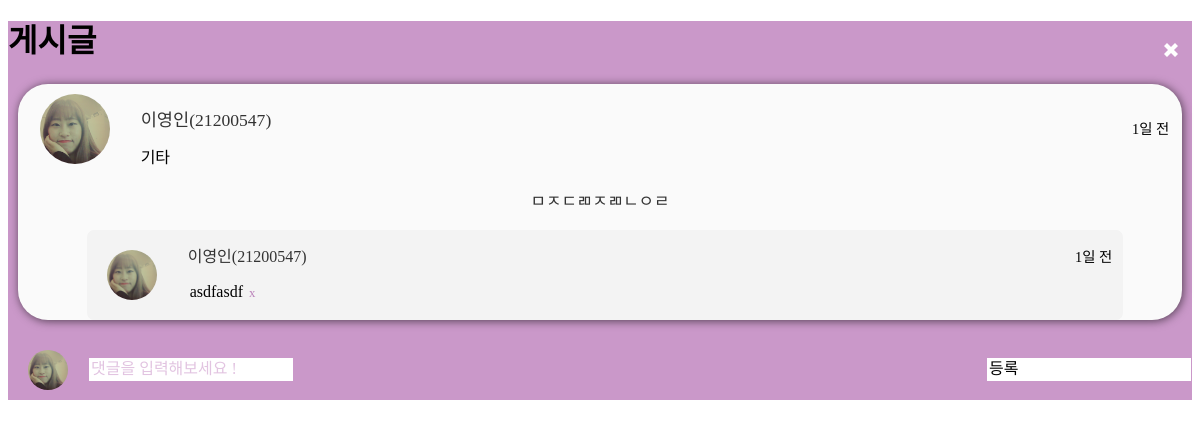
Before: /article/8 (signed in) with the older database file.
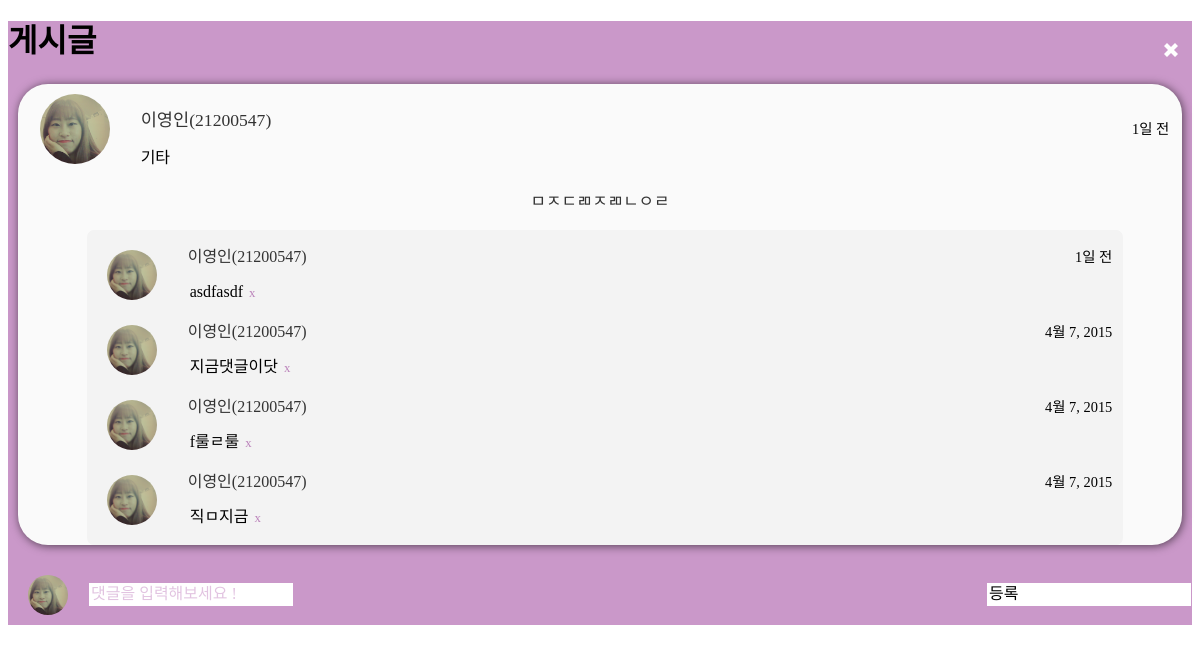
After: the same page with the newer database file.
### sns/models.py (models this page shows, shortened)
class Article(models.Model):
    datetime = models.DateTimeField(auto_now=True)
    student = models.ForeignKey(Student)
    category = models.ForeignKey(Category)
    content = models.TextField()
    def get_datetime(self):
        return get_date(self.datetime)
    def get_comments(self):
        return Comment.objects.filter(article=self)

class Student(models.Model):
    user = models.OneToOneField(User)
    phone = models.CharField(max_length=20, null=True, blank=True)
    is_public = models.BooleanField(default=False)
    area = models.ForeignKey(Area)
    image = models.ImageField(upload_to="profile", null=True, blank=True)
    def __str__(self):
        return self.get_name() + "(" + self.user.get_username() + ")"
    def get_name(self):
        return self.user.last_name + self.user.first_name
    def get_image(self):
        return self.image if self.image else "profile/default/avatar.png"

class Category(models.Model):
    name = models.CharField(max_length=30)
    type = models.CharField(max_length=30, default="default")
    def __str__(self):
        return self.name

class Comment(models.Model):
    datetime = models.DateTimeField(auto_now=True)
    student = models.ForeignKey(Student)
    article = models.ForeignKey(Article)
    content = models.CharField(max_length=400)
    def get_datetime(self):
        return get_date(self.datetime)

### sns/views.py (the view, shortened to what this page needs)
# urls.py: url(r'^article/(?P<pk>\d+)$', ArticleView.as_view(template_name="article_detail.html"), name="article"),
class ArticleView(CreateView):
    template_name = "article_detail.html"
    model = Comment
    form_class = CommentForm
    def get_user_image(self):
        user = Student.objects.get(user=self.request.user)
        return user.get_image()
    def get_context_data(self, **kwargs):
        context = super(ArticleView, self).get_context_data(**kwargs)
        context.update({"article": Article.objects.get(id=self.kwargs['pk'])})
        return context

### sns/forms.py
class CommentForm(forms.ModelForm):
    class Meta:
        model = Comment
        fields = '__all__'
        exclude = ['datetime', 'student', 'article']

### sns/models.py (called while the page is built)
def get_date(time):
    if(time.date() + timedelta(days=1)) == date.today():
        diff = timesince(time)
        if diff == '0분':
            return '방금 전'
        return '%s 전' % timesince(time).split(',')[0]
    else:
        return time.date() + timedelta(days=1)

### templates/article_detail.html (shortened to what this page needs)
{% extends 'base_newsfeed.html' %}
{% load staticfiles %}
{% block page_content %}
    <div data-role="header" class="newsfeed-header" data-position="inline">
        <a role="button" href="{% url "newsfeed" %}" id="back-button" class="ui-btn ui-corner-all ui-icon-delete ui-btn-icon-notext ui-btn-right"></a>
        <h1>게시글</h1>
    </div>
    <div data-role="content" class="css-page-box">
        <div class="detail-box">
            <table>
                <tr>
                    <td rowspan="2" class="detail-user-image user-image">
                        <div class="image">
                            <img src="{{ MEDIA_URL }}{{ article.student.get_image}}" width="70"/>
                        </div>
                    </td>
                    <td class="article-user-id">
                        <a href="{% url "mypage" article.student.id %}" class="article-user-id">{{ article.student }}</a>
                    </td>
                    <td rowspan="2">
                        <label class="article-time">{{ article.get_datetime }}</label>
                    </td>
                </tr>
                <tr>
                    <td>
                        <label>{{ article.category }}</label>
                    </td>
                </tr>
            </table>
            <div class="detail-content">
                <p class="div-fill">{{ article.content }}</p>
            </div>
            {% if article.get_comments %}
                <div class="comment-box">
                    {% for comment in article.get_comments %}
                        {% include "comment_box.html" with comment=comment %}
                    {% endfor %}
                </div>
            {% endif %}
        </div>
    </div>
    <div data-role="footer" data-position="fixed" data-fullscreen="true">
        <div data-role="navbar">
            <form action="{% url "article" article.id %}" method="post" enctype="multipart/form-data">
                <table>
                    <tr>
                        <td class="comment-image user-image">
                            <div class="image">
                                <img src="{{ MEDIA_URL }}{{ view.get_user_image }}" width="40"/>
                            </div>
                        </td>
                        <td class="comment-input">
                            {{ form.content }}
                        </td>
                        <td class="comment-submit">
                            <input readonly class="comment-write" value="등록" type="text" onclick="$(this).closest('form').submit()"/>
                        </td>
                    </tr>
                </table>
            </form>
        </div>
    </div>
{% endblock %}

### templates/base_newsfeed.html (shortened to what this page needs)
{% load staticfiles %}
<!DOCTYPE html>
<html lang="kr">
<head>
    <link rel="stylesheet" type="text/css" href="{% static "css/newsfeed.css" %}"/>
    <link rel="stylesheet" type="text/css" href="{% static "css/jquery.mobile-1.4.5.min.css" %}"/>
    <link rel='stylesheet' type='text/css' href="{% static "css/tabulous.css" %}"/>
</head>
<body>
<div data-role="page" id="page" style="min-width: 350px">
    <div id="wrapper">
        {% block page_content %}
        {% endblock %}
    </div>
</div>
</body>
</html>

### templates/comment_box.html
{% load staticfiles %}
<div class="comment-profile">
    <table>
        <tr>
            <td rowspan="2" class="article-user-image user-image">
                <div class="image">
                    <img src="{{ MEDIA_URL }}{{ comment.student.get_image}}" width="50"/>
                </div>
            </td>
            <td class="comment-user-id">
                <a href="{% url "mypage" comment.student.id %}">{{ article.student }}</a>
            </td>
            <td>
                <label class="article-time">{{ comment.get_datetime }}</label>
            </td>
        </tr>
        <tr>
            <td colspan="2">
                <label class="comment-content">
                    {{ comment.content }}
                    {% if comment.student == user.student %}
                        <a href="{% url "comment-delete" comment.id %}" class="comment-del">x</a>
                    {% endif %}
                </label>
            </td>
        </tr>
    </table>
</div>

### resources/static/css/newsfeed.css (style rules this page uses)
table { width: 100%; border-spacing: 0px !important; }
.user-image { text-align: center; vertical-align: middle; }
.user-image .image { overflow: hidden; vertical-align: middle; }
.article-user-image { width: 70px; height: 50px; padding: 10px; }
.article-user-image .image { width: 50px; height: 50px; border-radius: 25px; }
.article-content, .detail-content { padding-left: 15px; padding-right: 15px; }
.article-user-id { padding-top: 16px; }
.article-user-id a { font-family: Bold; font-size: 110%; text-decoration: none !important; }
.article-time { float: right; text-align: right; font-family: Light; font-size: 90%; }
.div-fill { display: block; font-size: 105%; font-weight: normal !important; text-decoration: none !important; text-align: center; word-wrap: break-word; }
.detail-box { width: 98%; margin-left: 1%; margin-top: 10px; margin-bottom: 20px; }
.detail-user-image { width: 90px; height: 70px; padding: 10px; }
.detail-user-image .image { width: 70px; height: 70px; border-radius: 35px; }
.comment-image { width: 60px; height: 40px; padding: 10px; }
.comment-image .image { width: 40px; height: 40px; margin-left: 10px; border-radius: 20px; }
.comment-submit { width: 60px; }
.comment-box { width: 90%; margin-left: 5%; border-radius: 7px; padding: 5px; }
.comment-profile { margin: 5px; }
.comment-user-id a { text-decoration: none !important; }
.comment-content { float: left; text-align: left; padding-left: 2px; }
.comment-del { text-decoration: none; margin-left: 2px; font-size: 80%; }

### resources/static/css/common.css (style rules this page uses)
html, body { min-height: 100%; }
body { -webkit-font-smoothing: antialiased; -moz-font-smoothing: antialiased; font-smoothing: antialiased; }
input { position: relative; border: none; }
#page { min-width: 350px; min-height: 100% !important; }
#wrapper { position: relative; }
#back-button { background-color: transparent !important; padding: 2px !important; cursor: pointer; }
.css-page-box { height: 100%; border: none; border-radius: 30px; box-shadow: 1px 1px 10px rgba(0, 0, 0, 0.6); margin: 10px; }

### resources/static/css/color.css (style rules this page uses)
#page, .base-page-body, .css-page-body, .header, #button, .newsfeed-header, .tabulous_active, .ui-navbar, .input-readonly, .ui-header form #id_category-button:hover, .login-icon { background-color: #ca98c9 !important; }
.car-time div, .ui-page-theme-a .ui-btn, html .ui-bar-a .ui-btn, html .ui-body-a .ui-btn, html body .ui-group-theme-a .ui-btn, html head+body .ui-btn.ui-btn-a, .ui-page-theme-a .ui-btn:visited, html .ui-bar-a .ui-btn:visited, html .ui-body-a .ui-btn:visited, html body .ui-group-theme-a .ui-btn:visited, html head+body .ui-btn.ui-btn-a:visited, .ui-btn-icon-left:after, .ui-btn-icon-right:after, .ui-btn-icon-top:after, .ui-btn-icon-bottom:after, .ui-btn-icon-notext:after, .ui-alt-icon.ui-btn:after, .ui-alt-icon .ui-btn:after, html .ui-alt-icon.ui-checkbox-off:after, html .ui-alt-icon.ui-radio-off:after, html .ui-alt-icon .ui-checkbox-off:after, html .ui-alt-icon .ui-radio-off:after, .ui-btn.ui-checkbox-off:after { background-color: #ca98c9; }
#help, .alert, .comment-del { color: #bb82ba !important; }
.article-title a, .article-user-id a, .comment-user-id a, .div-fill, .article-box table tr td a, .write-category #id_category-button, .write-button { color: #333 !important; }
#button, .header, .header h1, .css-page-footer, .input-readonly, .article-button, .car-time div, .tabulous_active, .comment-submit div input, .light-placeholder { color: white !important; }
.css-page-box { background-color: #fafafa; }
#newsfeed-body, .newsfeed-page, .comment-box { background-color: #f3f3f3; }

Changed rows visible on the page:
added Comment: student.get_image (picture), {{ article.student }} "이영인(21200547)", get_datetime "4월 7, 2015", content "지금댓글이닷", shows "x"
added Comment: student.get_image (picture), {{ article.student }} "이영인(21200547)", get_datetime "4월 7, 2015", content "f룰ㄹ룰", shows "x"
added Comment: student.get_image (picture), {{ article.student }} "이영인(21200547)", get_datetime "4월 7, 2015", content "직ㅁ지금", shows "x"
